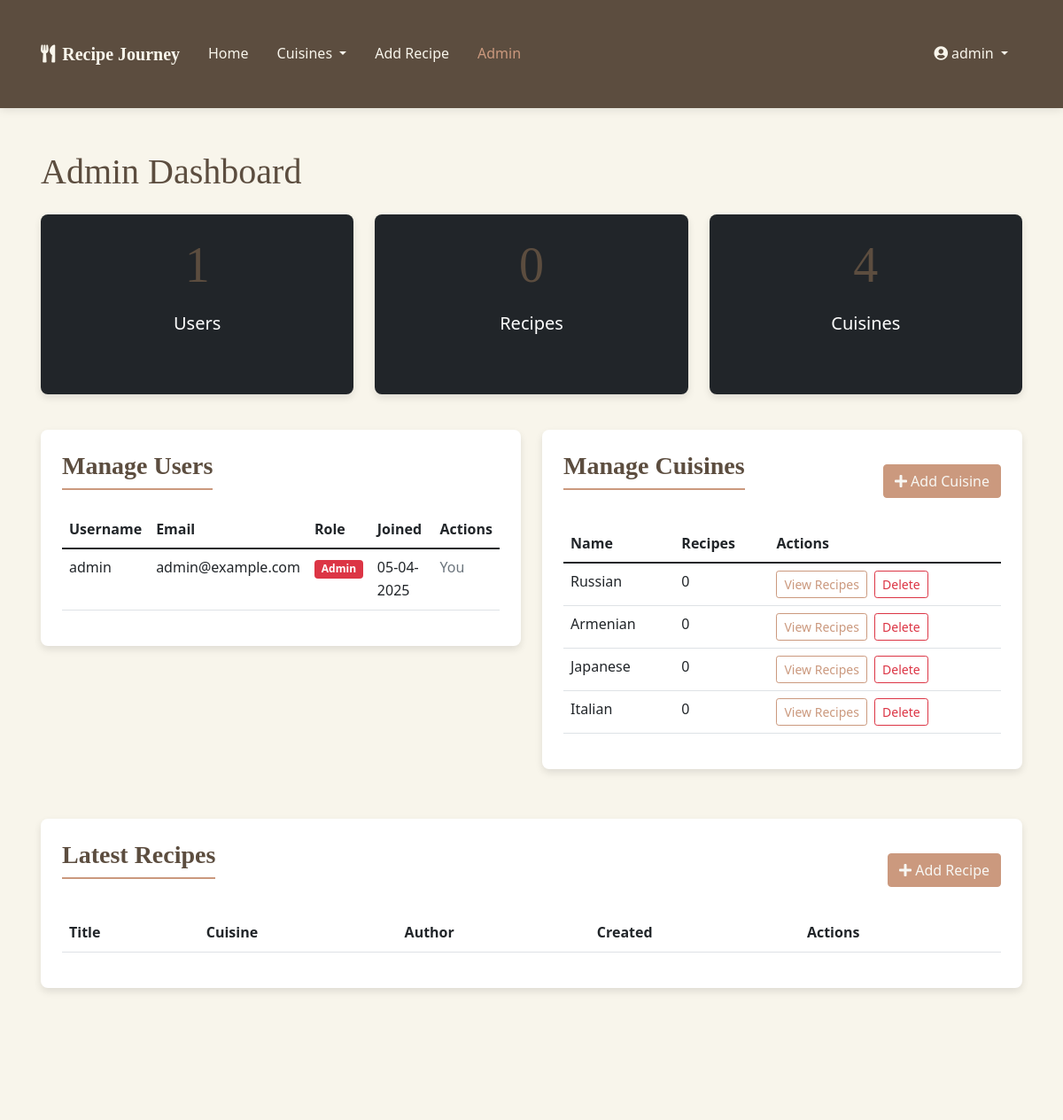
Page /admin (signed in, upper part) on the earlier database version.
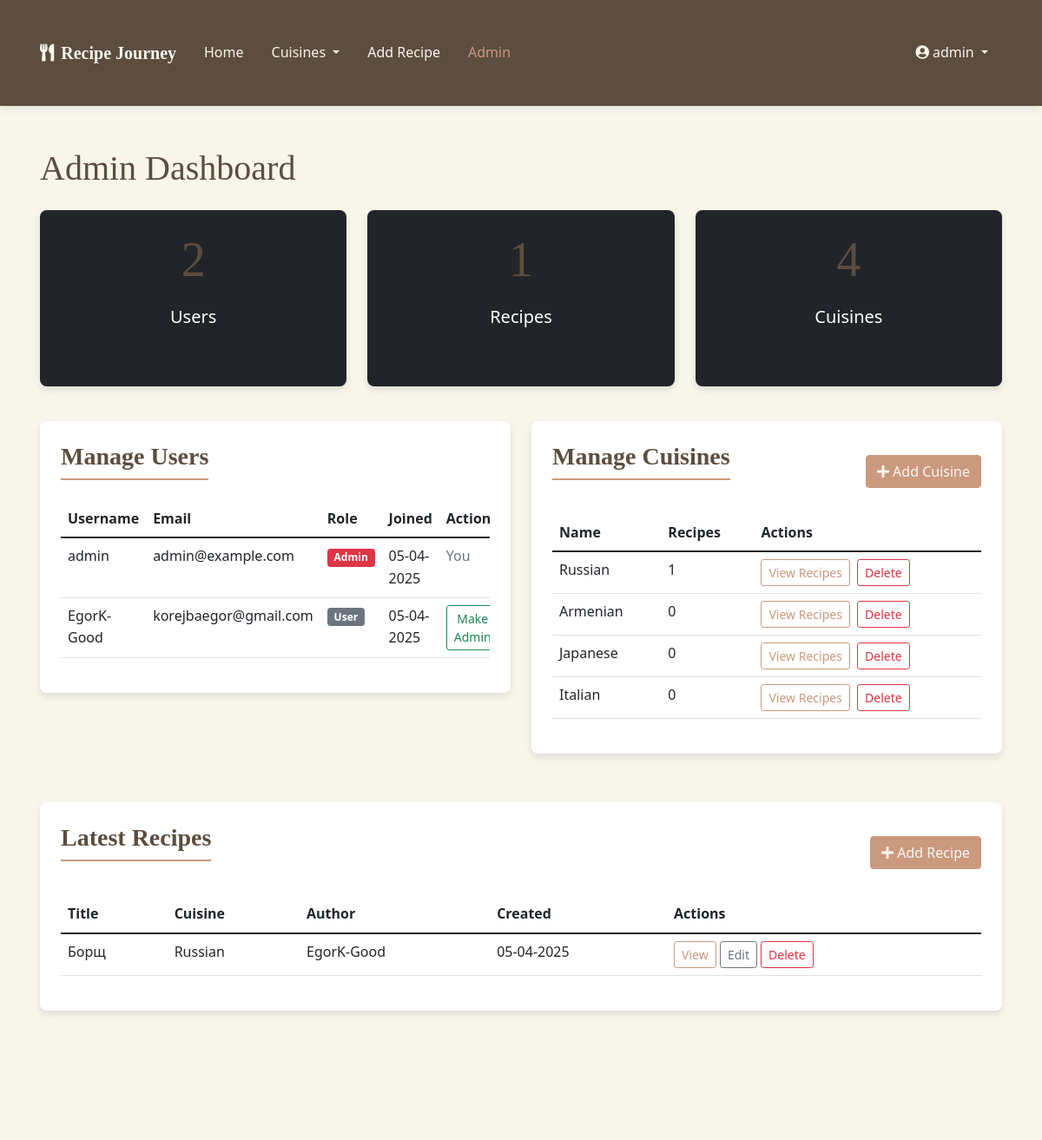
Same page on the later database version.
### models.py (models this page shows, shortened)
class User(UserMixin, db.Model):
    id = db.Column(db.Integer, primary_key=True)
    username = db.Column(db.String(64), unique=True, nullable=False)
    email = db.Column(db.String(120), unique=True, nullable=False)
    password_hash = db.Column(db.String(256), nullable=False)
    is_admin = db.Column(db.Boolean, default=False)
    date_joined = db.Column(db.DateTime, default=datetime.utcnow)
    recipes = db.relationship('Recipe', backref='author', lazy='dynamic')
    favorites = db.relationship('Favorite', backref='user', lazy='dynamic')

class Cuisine(db.Model):
    id = db.Column(db.Integer, primary_key=True)
    name = db.Column(db.String(64), unique=True, nullable=False)
    description = db.Column(db.Text)
    recipes = db.relationship('Recipe', backref='cuisine', lazy='dynamic')

class Recipe(db.Model):
    id = db.Column(db.Integer, primary_key=True)
    title = db.Column(db.String(128), nullable=False)
    description = db.Column(db.Text)
    ingredients = db.Column(db.Text, nullable=False)
    instructions = db.Column(db.Text, nullable=False)
    prep_time = db.Column(db.Integer)  # in minutes
    cook_time = db.Column(db.Integer)  # in minutes
    servings = db.Column(db.Integer)
    difficulty = db.Column(db.String(20))  # Easy, Medium, Hard
    created_at = db.Column(db.DateTime, default=datetime.utcnow)
    updated_at = db.Column(db.DateTime, default=datetime.utcnow, onupdate=datetime.utcnow)
    user_id = db.Column(db.Integer, db.ForeignKey('user.id'))
    cuisine_id = db.Column(db.Integer, db.ForeignKey('cuisine.id'))
    favorites = db.relationship('Favorite', backref='recipe', lazy='dynamic')

### routes.py (the view)
@app.route('/admin')
@login_required
def admin_dashboard():
    if not current_user.is_admin:
        abort(403)  # Forbidden
    users = User.query.all()
    recipes = Recipe.query.order_by(Recipe.created_at.desc()).all()
    cuisines = Cuisine.query.all()
    return render_template('admin_dashboard.html', users=users, recipes=recipes, cuisines=cuisines)

### app.py (called while the page is built)
@login_manager.user_loader
def load_user(user_id):
    from models import User
    return User.query.get(int(user_id))

### templates/admin_dashboard.html (shortened to what this page needs)
{% extends 'base.html' %}
{% block content %}
<div class="container py-5">
    <h1 class="mb-4">Admin Dashboard</h1>
    <div class="row mb-4">
        <div class="col-md-4 mb-3">
            <div class="card text-white bg-dark h-100">
                <div class="card-body text-center">
                    <h2 class="display-4">{{ users|length }}</h2>
                    <p class="lead">Users</p>
                </div>
            </div>
        </div>
        <div class="col-md-4 mb-3">
            <div class="card text-white bg-dark h-100">
                <div class="card-body text-center">
                    <h2 class="display-4">{{ recipes|length }}</h2>
                    <p class="lead">Recipes</p>
                </div>
            </div>
        </div>
        <div class="col-md-4 mb-3">
            <div class="card text-white bg-dark h-100">
                <div class="card-body text-center">
                    <h2 class="display-4">{{ cuisines|length }}</h2>
                    <p class="lead">Cuisines</p>
                </div>
            </div>
        </div>
    </div>
    <div class="row">
        <div class="col-md-6 mb-4">
            <div class="admin-card">
                <div class="d-flex justify-content-between align-items-center">
                    <h3 class="card-title">Manage Users</h3>
                </div>
                <div class="table-responsive">
                    <table class="table table-hover">
                        <thead>
                            <tr>
                                <th>Username</th>
                                <th>Email</th>
                                <th>Role</th>
                                <th>Joined</th>
                                <th>Actions</th>
                            </tr>
                        </thead>
                        <tbody>
                            {% for user in users %}
                                <tr>
                                    <td>{{ user.username }}</td>
                                    <td>{{ user.email }}</td>
                                    <td>
                                        {% if user.is_admin %}
                                            <span class="badge bg-danger">Admin</span>
                                        {% else %}
                                            <span class="badge bg-secondary">User</span>
                                        {% endif %}
                                    </td>
                                    <td>{{ user.date_joined.strftime('%d-%m-%Y') }}</td>
                                    <td>
                                        {% if user.id != current_user.id %}
                                            <form action="{{ url_for('toggle_admin', user_id=user.id) }}" method="POST" class="d-inline">
                                                <button type="submit" class="btn btn-sm {% if user.is_admin %}btn-outline-danger{% else %}btn-outline-success{% endif %}">
                                                    {% if user.is_admin %}
                                                        Remove Admin
                                                    {% else %}
                                                        Make Admin
                                                    {% endif %}
                                                </button>
                                            </form>
                                        {% else %}
                                            <span class="text-muted">You</span>
                                        {% endif %}
                                    </td>
                                </tr>
                            {% endfor %}
                        </tbody>
                    </table>
                </div>
            </div>
        </div>
        <div class="col-md-6 mb-4">
            <div class="admin-card">
                <div class="d-flex justify-content-between align-items-center mb-3">
                    <h3 class="card-title">Manage Cuisines</h3>
                    <button class="btn btn-primary" data-bs-toggle="modal" data-bs-target="#addCuisineModal">
                        <i class="fas fa-plus"></i> Add Cuisine
                    </button>
                </div>
                <div class="table-responsive">
                    <table class="table table-hover">
                        <thead>
                            <tr>
                                <th>Name</th>
                                <th>Recipes</th>
                                <th>Actions</th>
                            </tr>
                        </thead>
                        <tbody>
                            {% for cuisine in cuisines %}
                                <tr>
                                    <td>{{ cuisine.name }}</td>
                                    <td>{{ cuisine.recipes.count() }}</td>
                                    <td>
                                        <a href="{{ url_for('cuisine_recipes', cuisine_id=cuisine.id) }}" class="btn btn-sm btn-outline-primary">
                                            View Recipes
                                        </a>
                                        <form action="{{ url_for('delete_cuisine', cuisine_id=cuisine.id) }}" method="POST" class="d-inline" id="delete-cuisine-form">
                                            <button type="submit" class="btn btn-sm btn-outline-danger ms-1">
                                                Delete
                                            </button>
                                        </form>
                                    </td>
                                </tr>
                            {% endfor %}
                        </tbody>
                    </table>
                </div>
            </div>
        </div>
        <div class="col-md-12 mb-4">
            <div class="admin-card">
                <div class="d-flex justify-content-between align-items-center mb-3">
                    <h3 class="card-title">Latest Recipes</h3>
                    <a href="{{ url_for('add_recipe') }}" class="btn btn-primary">
                        <i class="fas fa-plus"></i> Add Recipe
                    </a>
                </div>
                <div class="table-responsive">
                    <table class="table table-hover">
                        <thead>
                            <tr>
                                <th>Title</th>
                                <th>Cuisine</th>
                                <th>Author</th>
                                <th>Created</th>
                                <th>Actions</th>
                            </tr>
                        </thead>
                        <tbody>
                            {% for recipe in recipes[:10] %}
                                <tr>
                                    <td>{{ recipe.title }}</td>
                                    <td>{{ recipe.cuisine.name }}</td>
                                    <td>{{ recipe.author.username }}</td>
                                    <td>{{ recipe.created_at.strftime('%d-%m-%Y') }}</td>
                                    <td>
                                        <a href="{{ url_for('recipe_detail', recipe_id=recipe.id) }}" class="btn btn-sm btn-outline-primary">
                                            View
                                        </a>
                                        <a href="{{ url_for('edit_recipe', recipe_id=recipe.id) }}" class="btn btn-sm btn-outline-secondary">
                                            Edit
                                        </a>
                                        <form action="{{ url_for('delete_recipe', recipe_id=recipe.id) }}" method="POST" class="d-inline">
                                            <button type="submit" class="btn btn-sm btn-outline-danger">
                                                Delete
                                            </button>
                                        </form>
                                    </td>
                                </tr>
                            {% endfor %}
                        </tbody>
                    </table>
                </div>
            </div>
        </div>
    </div>
</div>
{% endblock %}

### templates/base.html (shortened to what this page needs)
<!DOCTYPE html>
<html lang="en">
<head>
    <link href="https://cdn.jsdelivr.net/npm/bootstrap@5.1.3/dist/css/bootstrap.min.css" rel="stylesheet">
    <link rel="stylesheet" href="https://cdnjs.cloudflare.com/ajax/libs/font-awesome/5.15.4/css/all.min.css">
    <link rel="stylesheet" href="{{ url_for('static', filename='css/main.css') }}">
</head>
<body>
    <nav class="navbar navbar-expand-lg navbar-dark">
        <div class="container">
            <a class="navbar-brand" href="{{ url_for('index') }}">
                <i class="fas fa-utensils me-2"></i>Recipe Journey
            </a>
            <div class="collapse navbar-collapse" id="navbarNav">
                <ul class="navbar-nav me-auto">
                    <li class="nav-item">
                        <a class="nav-link {% if request.path == url_for('index') %}active{% endif %}" href="{{ url_for('index') }}">Home</a>
                    </li>
                    <li class="nav-item dropdown">
                        <a class="nav-link dropdown-toggle" href="#" id="navbarDropdownMenuLink" role="button" data-bs-toggle="dropdown" aria-expanded="false">
                            Cuisines
                        </a>
                    </li>
                    {% if current_user.is_authenticated %}
                        <li class="nav-item">
                            <a class="nav-link {% if request.path == url_for('add_recipe') %}active{% endif %}" href="{{ url_for('add_recipe') }}">Add Recipe</a>
                        </li>
                        {% if current_user.is_admin %}
                            <li class="nav-item">
                                <a class="nav-link {% if request.path == url_for('admin_dashboard') %}active{% endif %}" href="{{ url_for('admin_dashboard') }}">Admin</a>
                            </li>
                        {% endif %}
                    {% endif %}
                </ul>
                <ul class="navbar-nav">
                    {% if current_user.is_authenticated %}
                        <li class="nav-item dropdown">
                            <a class="nav-link dropdown-toggle" href="#" id="userDropdown" role="button" data-bs-toggle="dropdown" aria-expanded="false">
                                <i class="fas fa-user-circle me-1"></i>{{ current_user.username }}
                            </a>
                        </li>
                    {% endif %}
                </ul>
            </div>
        </div>
    </nav>
    <main>
        {% block content %}{% endblock %}
    </main>
</body>
</html>

### static/css/main.css (style rules this page uses)
:root { --beige: #f5f0e1; --light-beige: #f8f5eb; --dark-beige: #e8e0cc; --brown: #8a715e; --dark-brown: #5c4d3f; --olive: #6b705c; --light-olive: #a6a893; --accent: #cb997e; --text-dark: #2d2a32; --text-light: #f8f7f3; --shadow: rgba(0, 0, 0, 0.1); }
* { margin: 0; padding: 0; box-sizing: border-box; }
body { font-family: 'Segoe UI', Tahoma, Geneva, Verdana, sans-serif; background-color: var(--light-beige); color: var(--text-dark); line-height: 1.6; }
h1, h2, h3, h4, h5, h6 { font-family: 'Georgia', serif; margin-bottom: 1rem; color: var(--dark-brown); }
.container { padding: 2rem 1rem; }
.navbar { background-color: var(--dark-brown); box-shadow: 0 2px 10px var(--shadow); }
.navbar-brand { font-family: 'Georgia', serif; font-weight: bold; color: var(--light-beige) !important; }
.navbar-nav .nav-link { color: var(--light-beige) !important; margin: 0 0.5rem; transition: all 0.3s ease; }
.navbar-nav .nav-link:hover, .navbar-nav .nav-link.active { color: var(--accent) !important; }
.btn-primary { background-color: var(--accent); border-color: var(--accent); color: var(--text-light); }
.btn-outline-primary { color: var(--accent); border-color: var(--accent); }
.card { border: none; border-radius: 0.5rem; overflow: hidden; box-shadow: 0 4px 8px var(--shadow); transition: transform 0.3s ease, box-shadow 0.3s ease; margin-bottom: 1.5rem; background-color: white; }
.card-body { padding: 1.5rem; }
.card-title { font-weight: bold; margin-bottom: 0.75rem; }
.admin-card { background-color: white; border-radius: 0.5rem; box-shadow: 0 4px 8px var(--shadow); padding: 1.5rem; margin-bottom: 2rem; }
.admin-card h3 { color: var(--dark-brown); margin-bottom: 1.5rem; border-bottom: 2px solid var(--accent); padding-bottom: 0.5rem; }

Differences in the rows shown:
added User: username "EgorK-Good", email "korejbaegor@gmail.com", is_admin "User", date_joined "05-04-2025"
computed for Cuisine "Russian": recipes.count "0" → "1"
added Recipe: title "Борщ", cuisine.name "Russian", author.username "EgorK-Good", created_at "05-04-2025"
Other differences:
{{ users|length }}: "1" → "2"
{{ recipes|length }}: "0" → "1"
